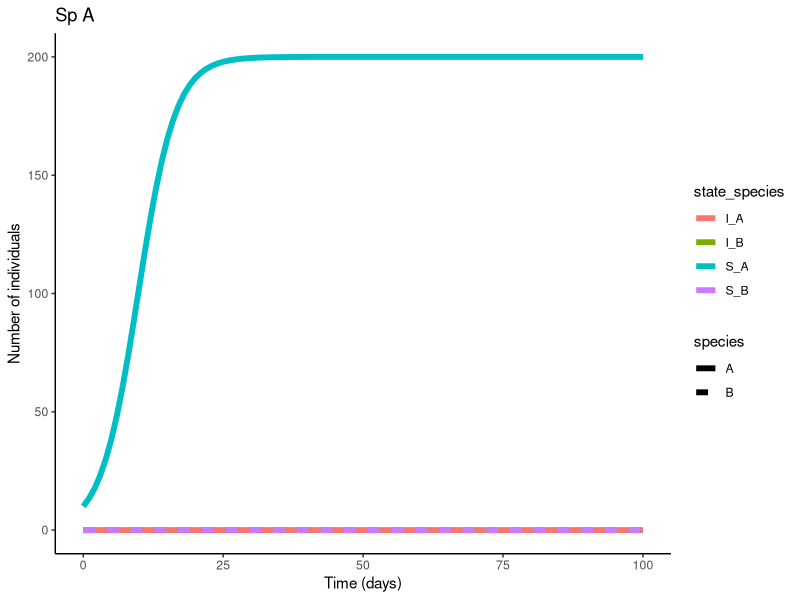
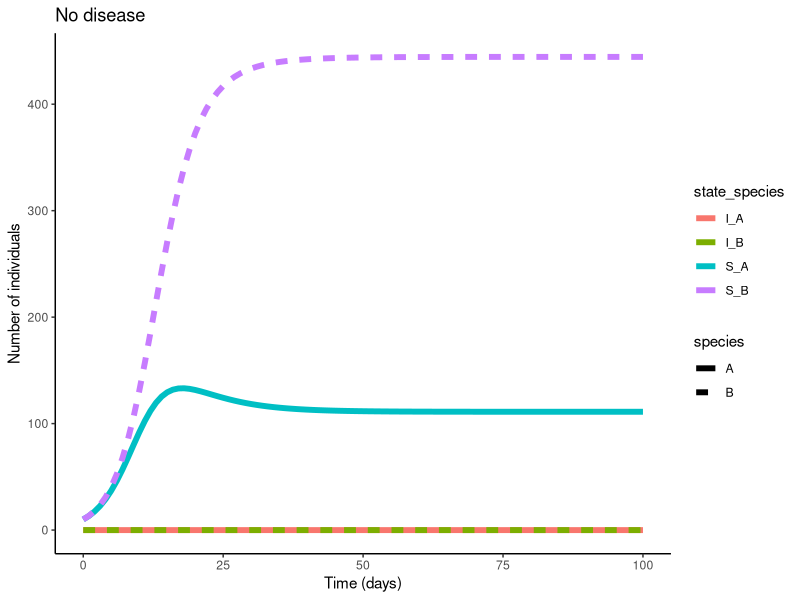
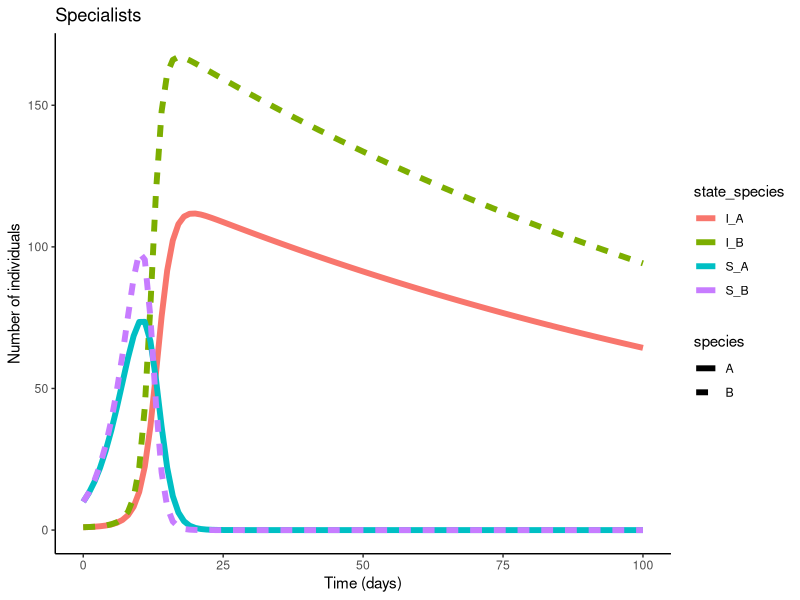
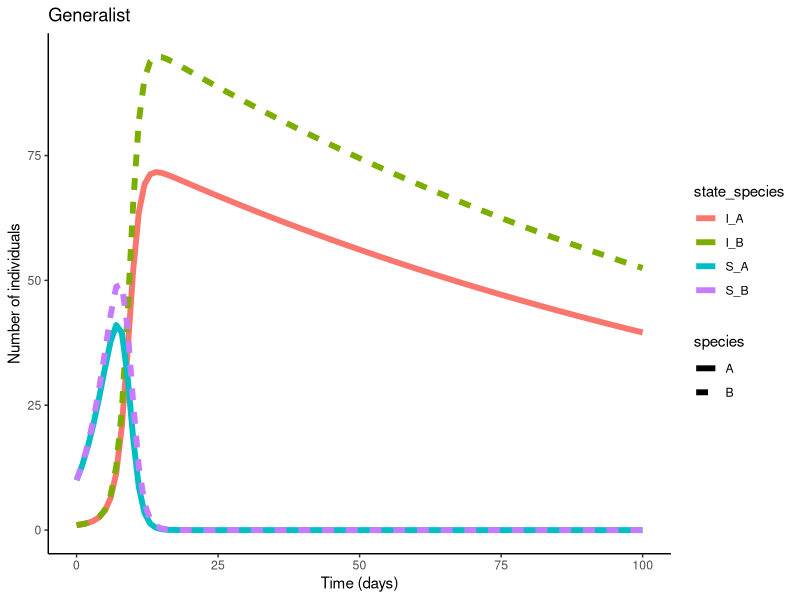
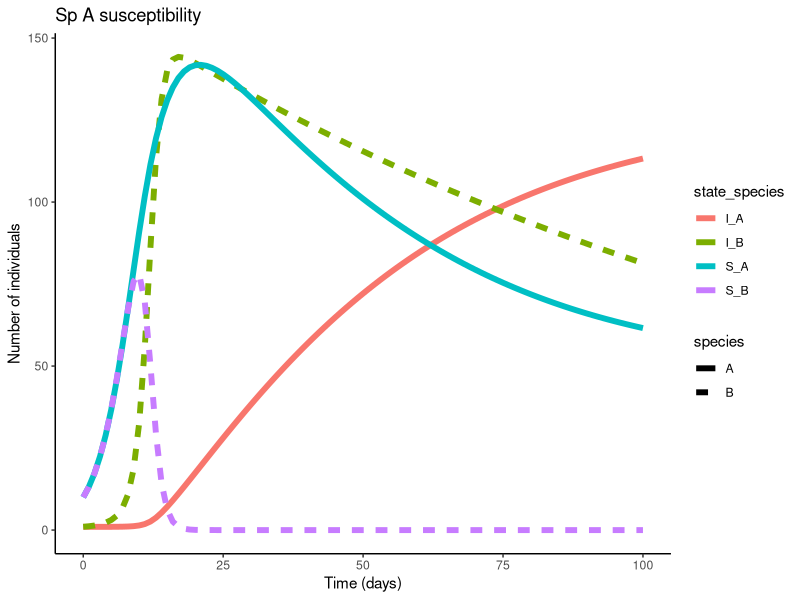
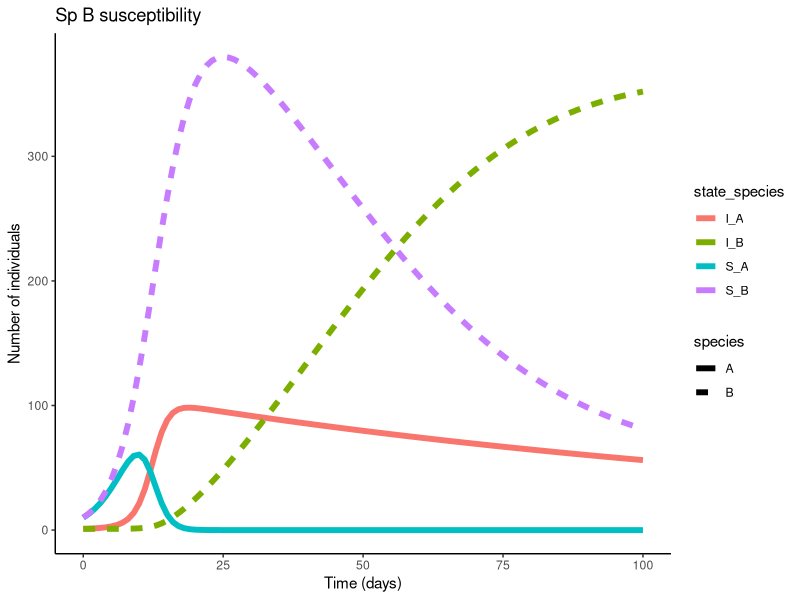
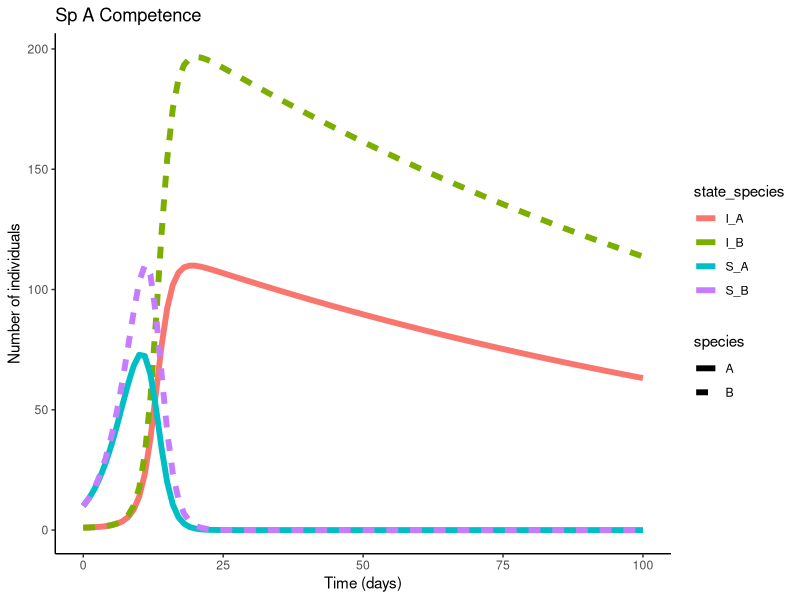
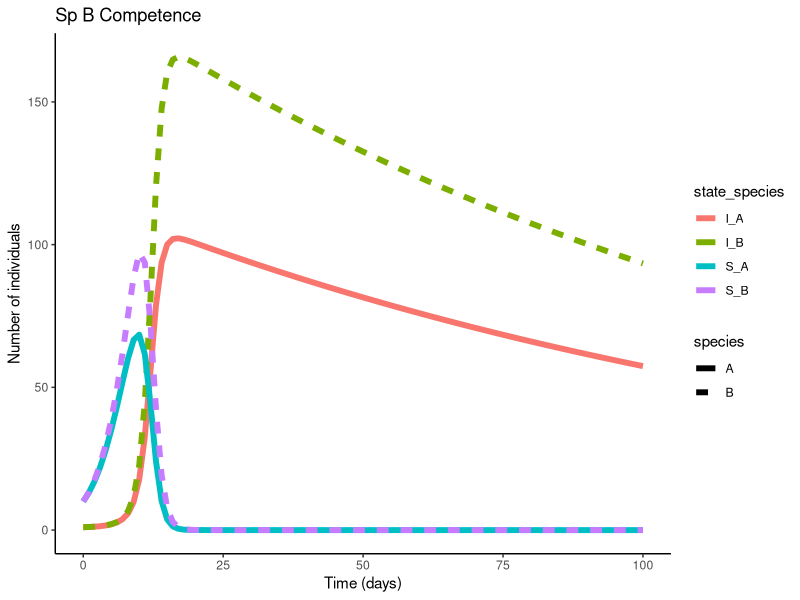

The R script that drew these images, in order:
## ---- chunk 1
knitr::opts_chunk$set(echo = TRUE)
library(tidyverse)
library(deSolve)
library(cowplot)
## ---- chunk 2
cont_mod_fun <- function(t, x, params) {
  
  # initial conditions
  S_A <- x[1]
  S_B <- x[2]
  I_A <- x[3]
  I_B <- x[4]
  
  # parameters
  r_A <- params[1]
  r_B <- params[2]
  
  m_A <- params[3]
  m_B <- params[4]
  
  a_AA <- params[5]
  a_AB <- params[6]
  a_BB <- params[7]
  a_BA <- params[8]
  
  b_AA <- params[9]
  b_AB <- params[10]
  b_BB <- params[11]
  b_BA <- params[12]
  
  v_A <- params[13]
  v_B <- params[14]
  
  # derived values
  N_A <- S_A + I_A
  N_B <- S_B + I_B
  
  # model
  dSAdt <- r_A * S_A * (1 - a_AA * N_A - a_AB * N_B) - b_AA * S_A * I_A - b_AB * S_A * I_B - m_A * S_A
  dSBdt <- r_B * S_B * (1 - a_BB * N_B - a_BA * N_A) - b_BB * S_B * I_B - b_BA * S_B * I_A - m_B * S_B
  dIAdt <- b_AA * S_A * I_A + b_AB * S_A * I_B - v_A * I_A
  dIBdt <- b_BB * S_B * I_B + b_BA * S_B * I_A - v_B * I_B
  
  # combine values
  dxdt <- c(dSAdt, dSBdt, dIAdt, dIBdt)
  
  # output
  list(dxdt)
}
## ---- chunk 3
r <- 0.3
m <- 0 # disease occurs on shorter time scale than typical lifetime
alpha_hi <- 0.005
alpha_med <- 0.002
alpha_low <- 0.001
beta_hi <- 0.007
beta_low <- 0.0001
v_hi <- 0.007
v_low <- 0.0001
maxT <- 100 # a growing season, can see unstable dynamics for large T
## ---- chunk 4

# input values
times <- seq(0, maxT)
xstart <- c(S_A = 10, S_B = 0, I_A = 0, I_B = 0)
parms <- c(r, r,
           m, m,
           alpha_hi, 0, 0, 0, 
           0, 0, 0, 0, 
           0, 0)

# apply function
ode(
  func = cont_mod_fun,
  y = xstart,
  times = times,
  parms = parms
) %>%
  as.data.frame() -> out

# modify data table
outA <- out %>%
  as_tibble() %>%
  pivot_longer(cols = -time,
               names_to = c("state", "species"),
               names_pattern = "(.)_(.)",
               values_to = "pop") %>%
  mutate(state_species = paste(state, species, sep = "_"),
         scenario = "no invasion")

# create figure
outA %>%
  ggplot(aes(x = time, y = pop, color = state_species, linetype = species)) +
  geom_line(size = 2) +
  theme_classic() +
  labs(x='Time (days)', y='Number of individuals', title = "Sp A")
## ---- chunk 5

# input values
times <- seq(0, maxT)
xstart <- c(S_A = 10, S_B = 10, I_A = 0, I_B = 0)
parms <- c(r, r,
           m, m,
           alpha_hi, alpha_low, alpha_med, alpha_low, 
           0, 0, 0, 0, 
           0, 0)

# apply function
ode(
  func = cont_mod_fun,
  y = xstart,
  times = times,
  parms = parms
) %>%
  as.data.frame() -> out

# modify data table
out1 <- out %>%
  as_tibble() %>%
  pivot_longer(cols = -time,
               names_to = c("state", "species"),
               names_pattern = "(.)_(.)",
               values_to = "pop") %>%
  mutate(state_species = paste(state, species, sep = "_"),
         scenario = "no\ndisease")

# create figure
out1 %>%
  ggplot(aes(x = time, y = pop, color = state_species, linetype = species)) +
  geom_line(size = 2) +
  theme_classic() +
  labs(x='Time (days)', y='Number of individuals', title = "No disease")
## ---- chunk 6

# input values
times <- seq(0, maxT)
xstart <- c(S_A = 10, S_B = 10, I_A = 1, I_B = 1)
parms <- c(r, r,
           m, m,
           alpha_hi, alpha_low, alpha_med, alpha_low, 
           beta_hi, 0, beta_hi, 0, 
           v_hi, v_hi)

# apply function
ode(
  func = cont_mod_fun,
  y = xstart,
  times = times,
  parms = parms
) %>%
  as.data.frame() -> out

# modify data table
out2 <- out %>%
  as_tibble() %>%
  pivot_longer(cols = -time,
               names_to = c("state", "species"),
               names_pattern = "(.)_(.)",
               values_to = "pop") %>%
  mutate(state_species = paste(state, species, sep = "_"),
         scenario = "specialist\npathogens")

# create figure
out2 %>%
  ggplot(aes(x = time, y = pop, color = state_species, linetype = species)) +
  geom_line(size = 2) +
  theme_classic() +
  labs(x='Time (days)', y='Number of individuals', title = "Specialists")
## ---- chunk 7

# input values
times <- seq(0, maxT)
xstart <- c(S_A = 10, S_B = 10, I_A = 1, I_B = 1)
parms <- c(r, r,
           m, m,
           alpha_hi, alpha_low, alpha_med, alpha_low, 
           beta_hi, beta_hi, beta_hi, beta_hi, 
           v_hi, v_hi)

# apply function
ode(
  func = cont_mod_fun,
  y = xstart,
  times = times,
  parms = parms
) %>%
  as.data.frame() -> out

# modify data table
out3 <- out %>%
  as_tibble() %>%
  pivot_longer(cols = -time,
               names_to = c("state", "species"),
               names_pattern = "(.)_(.)",
               values_to = "pop") %>%
  mutate(state_species = paste(state, species, sep = "_"),
         scenario = "complete\ngeneralist")

# create figure
out3 %>%
  ggplot(aes(x = time, y = pop, color = state_species, linetype = species)) +
  geom_line(size = 2) +
  theme_classic() +
  labs(x='Time (days)', y='Number of individuals', title = "Generalist")
## ---- chunk 8

# input values
times <- seq(0, maxT)
xstart <- c(S_A = 10, S_B = 10, I_A = 1, I_B = 1)
parms <- c(r, r,
           m, m,
           alpha_hi, alpha_low, alpha_med, alpha_low, 
           beta_low, beta_low, beta_hi, beta_hi, 
           v_hi, v_hi)

# apply function
ode(
  func = cont_mod_fun,
  y = xstart,
  times = times,
  parms = parms
) %>%
  as.data.frame() -> out

# modify data table
out4a <- out %>%
  as_tibble() %>%
  pivot_longer(cols = -time,
               names_to = c("state", "species"),
               names_pattern = "(.)_(.)",
               values_to = "pop") %>%
  mutate(state_species = paste(state, species, sep = "_"),
         scenario = "lower\nsusceptibility")

# create figure
out4a %>%
  ggplot(aes(x = time, y = pop, color = state_species, linetype = species)) +
  geom_line(size = 2) +
  theme_classic() +
  labs(x='Time (days)', y='Number of individuals', title = "Sp A susceptibility")
## ---- chunk 9

# input values
times <- seq(0, maxT)
xstart <- c(S_A = 10, S_B = 10, I_A = 1, I_B = 1)
parms <- c(r, r,
           m, m,
           alpha_hi, alpha_low, alpha_med, alpha_low, 
           beta_hi, beta_hi, beta_low, beta_low, 
           v_hi, v_hi)

# apply function
ode(
  func = cont_mod_fun,
  y = xstart,
  times = times,
  parms = parms
) %>%
  as.data.frame() -> out

# modify data table
out4b <- out %>%
  as_tibble() %>%
  pivot_longer(cols = -time,
               names_to = c("state", "species"),
               names_pattern = "(.)_(.)",
               values_to = "pop") %>%
  mutate(state_species = paste(state, species, sep = "_"),
         scenario = "lower\nsusceptibility")

# create figure
out4b %>%
  ggplot(aes(x = time, y = pop, color = state_species, linetype = species)) +
  geom_line(size = 2) +
  theme_classic() +
  labs(x='Time (days)', y='Number of individuals', title = "Sp B susceptibility")
## ---- chunk 10

# input values
times <- seq(0, maxT)
xstart <- c(S_A = 10, S_B = 10, I_A = 1, I_B = 1)
parms <- c(r, r,
           m, m,
           alpha_hi, alpha_low, alpha_med, alpha_low, 
           beta_hi, beta_low, beta_low, beta_hi, 
           v_hi, v_hi)

# apply function
ode(
  func = cont_mod_fun,
  y = xstart,
  times = times,
  parms = parms
) %>%
  as.data.frame() -> out

# modify data table
out5a <- out %>%
  as_tibble() %>%
  pivot_longer(cols = -time,
               names_to = c("state", "species"),
               names_pattern = "(.)_(.)",
               values_to = "pop") %>%
  mutate(state_species = paste(state, species, sep = "_"),
         scenario = "higher\ncompetence")

# create figure
out5a %>%
  ggplot(aes(x = time, y = pop, color = state_species, linetype = species)) +
  geom_line(size = 2) +
  theme_classic() +
  labs(x='Time (days)', y='Number of individuals', title = "Sp A Competence")
## ---- chunk 11

# input values
times <- seq(0, maxT)
xstart <- c(S_A = 10, S_B = 10, I_A = 1, I_B = 1)
parms <- c(r, r,
           m, m,
           alpha_hi, alpha_low, alpha_med, alpha_low, 
           beta_low, beta_hi, beta_hi, beta_low, 
           v_hi, v_hi)

# apply function
ode(
  func = cont_mod_fun,
  y = xstart,
  times = times,
  parms = parms
) %>%
  as.data.frame() -> out

# modify data table
out5b <- out %>%
  as_tibble() %>%
  pivot_longer(cols = -time,
               names_to = c("state", "species"),
               names_pattern = "(.)_(.)",
               values_to = "pop") %>%
  mutate(state_species = paste(state, species, sep = "_"),
         scenario = "higher\ncompetence")

# create figure
out5b %>%
  ggplot(aes(x = time, y = pop, color = state_species, linetype = species)) +
  geom_line(size = 2) +
  theme_classic() +
  labs(x='Time (days)', y='Number of individuals', title = "Sp B Competence")
## ---- chunk 12

# input values
times <- seq(0, maxT)
xstart <- c(S_A = 10, S_B = 10, I_A = 1, I_B = 1)
parms <- c(r, r,
           m, m,
           alpha_hi, alpha_low, alpha_med, alpha_low, 
           beta_hi, beta_hi, beta_hi, beta_hi, 
           v_low, v_hi)

# apply function
ode(
  func = cont_mod_fun,
  y = xstart,
  times = times,
  parms = parms
) %>%
  as.data.frame() -> out

# modify data table
out6a <- out %>%
  as_tibble() %>%
  pivot_longer(cols = -time,
               names_to = c("state", "species"),
               names_pattern = "(.)_(.)",
               values_to = "pop") %>%
  mutate(state_species = paste(state, species, sep = "_"),
         scenario = "higher\ntolerance")

# create figure
out6a %>%
  ggplot(aes(x = time, y = pop, color = state_species, linetype = species)) +
  geom_line(size = 2) +
  theme_classic() +
  labs(x='Time (days)', y='Number of individuals', title = "Sp A Tolerance")
## ---- chunk 13

# input values
times <- seq(0, maxT)
xstart <- c(S_A = 10, S_B = 10, I_A = 1, I_B = 1)
parms <- c(r, r,
           m, m,
           alpha_hi, alpha_low, alpha_med, alpha_low, 
           beta_hi, beta_hi, beta_hi, beta_hi, 
           v_hi, v_low)

# apply function
ode(
  func = cont_mod_fun,
  y = xstart,
  times = times,
  parms = parms
) %>%
  as.data.frame() -> out

# modify data table
out6b <- out %>%
  as_tibble() %>%
  pivot_longer(cols = -time,
               names_to = c("state", "species"),
               names_pattern = "(.)_(.)",
               values_to = "pop") %>%
  mutate(state_species = paste(state, species, sep = "_"),
         scenario = "higher\ntolerance")

# create figure
out6b %>%
  ggplot(aes(x = time, y = pop, color = state_species, linetype = species)) +
  geom_line(size = 2) +
  theme_classic() +
  labs(x='Time (days)', y='Number of individuals', title = "Sp B Tolerance")
## ---- chunk 14

# input values
times <- seq(0, maxT)
xstart <- c(S_A = 10, S_B = 10, I_A = 1, I_B = 1)
parms <- c(r, r,
           m, m,
           alpha_hi, alpha_low, alpha_med, alpha_low, 
           beta_low, beta_low, beta_hi, beta_hi, 
           v_low, v_hi)

# apply function
ode(
  func = cont_mod_fun,
  y = xstart,
  times = times,
  parms = parms
) %>%
  as.data.frame() -> out

# modify data table
out7a <- out %>%
  as_tibble() %>%
  pivot_longer(cols = -time,
               names_to = c("state", "species"),
               names_pattern = "(.)_(.)",
               values_to = "pop") %>%
  mutate(state_species = paste(state, species, sep = "_"),
         scenario = "higher\nsusceptibility + tolerance")

# create figure
out7a %>%
  ggplot(aes(x = time, y = pop, color = state_species, linetype = species)) +
  geom_line(size = 2) +
  theme_classic() +
  labs(x='Time (days)', y='Number of individuals', title = "Sp A all")
## ---- chunk 15

# input values
times <- seq(0, maxT)
xstart <- c(S_A = 10, S_B = 10, I_A = 1, I_B = 1)
parms <- c(r, r,
           m, m,
           alpha_hi, alpha_low, alpha_med, alpha_low, 
           beta_hi, beta_hi, beta_low, beta_low, 
           v_hi, v_low)

# apply function
ode(
  func = cont_mod_fun,
  y = xstart,
  times = times,
  parms = parms
) %>%
  as.data.frame() -> out

# modify data table
out7b <- out %>%
  as_tibble() %>%
  pivot_longer(cols = -time,
               names_to = c("state", "species"),
               names_pattern = "(.)_(.)",
               values_to = "pop") %>%
  mutate(state_species = paste(state, species, sep = "_"),
         scenario = "higher\nsusceptibility + tolerance")

# create figure
out7b %>%
  ggplot(aes(x = time, y = pop, color = state_species, linetype = species)) +
  geom_line(size = 2) +
  theme_classic() +
  labs(x='Time (days)', y='Number of individuals', title = "Sp B all")
## ---- chunk 16

# combine data tables
fig_dat1 <- out1 %>%
  full_join(out2) %>%
  full_join(out4a) %>%
  full_join(out5a) %>%
  full_join(out6a) %>%
  full_join(out3) %>%
  filter(time == maxT) %>%
  select(-state_species) %>%
  pivot_wider(names_from = state,
              values_from = pop) %>%
  mutate(S = ifelse(S < 0, 0, S),
         I = ifelse(I < 0 , 0, I),
         N = S + I,
         scenario = fct_relevel(scenario, "no\ndisease", "specialist\npathogens", "lower\nsusceptibility", "higher\ncompetence", "higher\ntolerance", "complete\ngeneralist"),
         species = fct_recode(species, "Native" = "A", "Invasive" = "B"))

fig_dat2 <- out1 %>%
  full_join(out2) %>%
  full_join(out4b) %>%
  full_join(out5b) %>%
  full_join(out6b) %>%
  full_join(out3) %>%
  filter(time == maxT) %>%
  select(-state_species) %>%
  pivot_wider(names_from = state,
              values_from = pop) %>%
  mutate(S = ifelse(S < 0, 0, S),
         I = ifelse(I < 0 , 0, I),
         N = S + I,
         scenario = fct_relevel(scenario, "no\ndisease", "specialist\npathogens", "lower\nsusceptibility", "higher\ncompetence", "higher\ntolerance", "complete\ngeneralist"),
         species = fct_recode(species, "Native" = "A", "Invasive" = "B"))

# combine all for max
fig_dat <- fig_dat1 %>%
  full_join(fig_dat2)

# calculate proportion
fig_dat1 <- fig_dat1 %>%
  mutate(N_prop = N / max(fig_dat$N))

fig_dat2 <- fig_dat2 %>%
  mutate(N_prop = N / max(fig_dat$N))

# baseline no invasion
fig_base <- outA %>%
  filter(species == "A" & state == "S" & time == maxT) %>%
  mutate(N_prop = pop / max(fig_dat$N)) %>%
  pull(N_prop)

# figure settings
fig_theme <- theme_bw() +
  theme(panel.background = element_blank(),
        panel.grid.major = element_blank(),
        panel.grid.minor = element_blank(),
        panel.border = element_blank(),
        axis.text.y = element_blank(),
        axis.text.x = element_text(size = 6, color = "black"),
        axis.ticks.y = element_blank(),
        axis.title.y = element_text(size = 8),
        axis.title.x = element_text(size = 8, hjust = 0.6),
        axis.line = element_line(color = "black"),
        legend.text = element_text(size = 6),
        legend.title = element_blank(),
        legend.background = element_blank(),
        strip.background = element_blank(),
        strip.text = element_blank())

col_pal = c("#440154FF", "#35B779FF")

# figure
fig1 <- ggplot(fig_dat1, aes(x = scenario, y = N_prop, fill = species)) +
  geom_bar(stat = "identity", position = "dodge") +
  geom_hline(yintercept = fig_base, linetype = "dashed") +
  geom_vline(xintercept = 2.5) +
  geom_text(x = 6.5, y = fig_base + 0.04, label = "Native species pre-invasion", check_overlap = T, hjust = 1, size = 2) +
  geom_text(x = 2.55, y = 1, label = expression(paste("generalist pathogen", symbol('\256'))), check_overlap = T, hjust = 0, size = 2, parse = T) +
  ylim(0, 1) +
  labs(x = "Native species has...", y = "Population size") +
  scale_fill_manual(values = col_pal) +
  fig_theme +
  theme(legend.position = "none")

fig2 <- ggplot(fig_dat2, aes(x = scenario, y = N_prop, fill = species)) +
  geom_bar(stat = "identity", position = "dodge") +
  geom_vline(xintercept = 2.5) +
  geom_hline(yintercept = fig_base, linetype = "dashed") +
  geom_text(x = 6.5, y = fig_base + 0.04, label = "Native species pre-invasion", check_overlap = T, hjust = 1, size = 2) +
  geom_text(x = 2.55, y = 1, label = expression(paste("generalist pathogen", symbol('\256'))), check_overlap = T, hjust = 0, size = 2) +
  ylim(0, 1) +
  labs(x = "Invasive species has...", y = "Population size") +
  scale_fill_manual(values = col_pal) +
  fig_theme +
  theme(legend.position = c(0.9, 0.9))


pdf("../output/continuous_model_hypotheses.pdf", width = 3.5, height = 4)
plot_grid(fig2, fig1, nrow = 2, labels = LETTERS[1:2])
dev.off()
